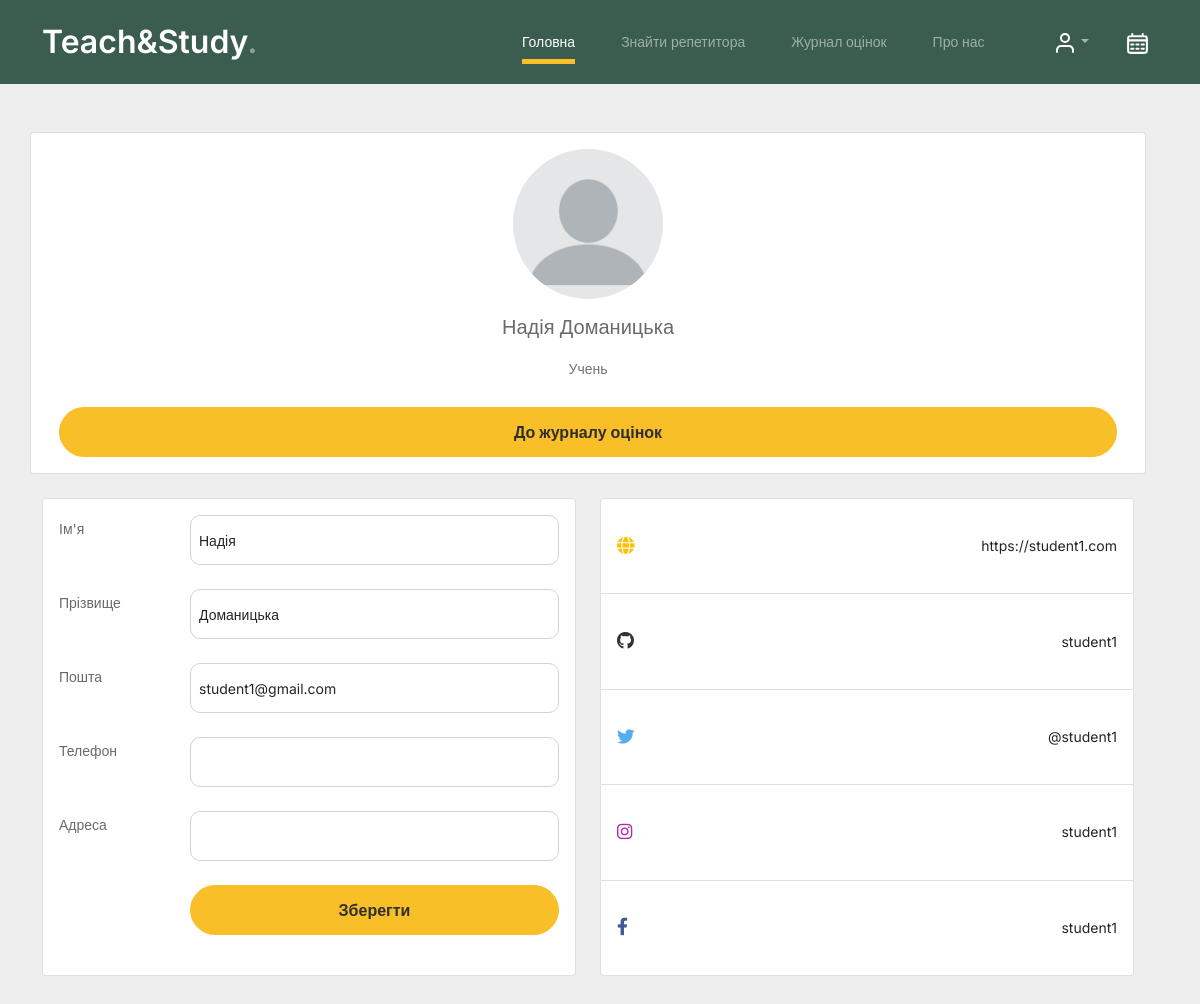
Screenshot of /profile (signed in) with the database file from the repository.
### website/models.py (models this page shows)
class User(db.Model, UserMixin):
    id = db.Column(db.Integer, primary_key=True)
    email = db.Column(db.String(150), unique=True)
    password = db.Column(db.String(150))
    first_name = db.Column(db.String(150))
    last_name = db.Column(db.String(150))
    address = db.Column(db.String(200))
    phone = db.Column(db.String(10), unique=True)
    date_added = db.Column(db.DateTime(timezone=True), default = func.now())
    is_student = db.Column(db.Boolean)
    is_tutor = db.Column(db.Boolean)
    notes = db.relationship('Note')
    student = db.relationship('Student', uselist=False, back_populates='user')
    tutor = db.relationship('Tutor', uselist=False, back_populates='user')

### website/views.py (the view, shortened to what this page needs)
@views.route('/profile', methods=['GET', 'POST'])
@login_required
def profile():
    tutor = None
    if current_user.is_tutor == True:
        tutor = Tutor.query.filter_by(user_id = current_user.id).first()
    return render_template("profile.html", user=current_user, tutor = tutor)

### website/__init__.py (called while the page is built)
def create_app():
    app = Flask(__name__)
    app.config['SECRET_KEY'] = 'hjshjhdjah kjshkjdhjs'
    app.config['SQLALCHEMY_DATABASE_URI'] = f'sqlite:///{DB_NAME}'
    db.init_app(app)
    from .views import views
    from .auth import auth
    app.register_blueprint(views, url_prefix='/')
    app.register_blueprint(auth, url_prefix='/')
    from .models import User, Note
    with app.app_context():
        db.create_all()
        print('db created')
    login_manager = LoginManager()
    login_manager.login_view = 'auth.login'
    login_manager.init_app(app)
    @login_manager.user_loader
    def load_user(id):
        return User.query.get(int(id))
    return app

### website/templates/profile.html (shortened to what this page needs)
{% extends "base.html" %} {% block title %}Профіль{% endblock %}
{% block content %}
<section style="background-color: #eee;">
    <div class="container py-5">
      <div class="row">
        <div class="row">
          <div class="card mb-4">
            <div class="card-body text-center">
              <img src="../static/images/blank-profile-picture.png" alt="avatar"
                class="rounded-circle img-fluid" style="width: 150px;">
              <h5 class="my-3">{{user.first_name}} {{user.last_name}}</h5>
              <p class="text-muted mb-1">
                {% if user.is_student == True%}
                  Учень
                {% else %}
                  Репетитор
                {% endif %}
              </p>
              {% if user.is_student %}
                <a class="btn btn-m btn-secondary" style="width: 100%;">До журналу оцінок</a>
              {% else %}
                <a class="btn btn-m btn-secondary" href="/curriculum"  style="width: 100%;" >До планів</a>
              {% endif %}
            </div>
          </div>
          </div>
        <div class="row mb-4">
              <div class="col-lg-6">
                <div class="card mb-4"style="height: 100%; width: 100%;">
                  <div class="card-body">
                  <form id="userDataForm" method="POST">
                    <div class="row form-outline mb-4">
                      <div class="col-3">
                        <label for="first_name">Ім'я</label>
                      </div>
                      <div class="col-9">
                        <input class="form-control form-control-sm" type="text" id="first_name" name="first_name" style="width: 100%;" value="{{user.first_name}}">
                      </div>
                    </div>
                    <div class="row form-outline mb-4">
                      <div class="col-3">
                        <label for="last_name">Прізвище</label>
                      </div>
                      <div class="col-9">
                        <input class="form-control form-control-sm" type="text" id="last_name" name="last_name" style="width: 100%;" value="{{user.last_name}}">
                      </div>
                    </div>
                    <div class="row form-outline mb-4">
                      <div class="col-3">
                        <label for="email">Пошта</label>
                      </div>
                      <div class="col-9">
                        <input class="form-control form-control-sm" type="text" id="email" name="email" style="width: 100%;" value="{{user.email}}">
                      </div>
                    </div>
                    <div class="row form-outline mb-4">
                      <div class="col-3">
                        <label for="phone">Телефон</label>
                      </div>
                      <div class="col-9">
                        <input class="form-control form-control-sm" type="text" id="phone" name="phone" style="width: 100%;" value="{% if user.phone != None %}{{user.phone}}{% endif %}">
                      </div>
                    </div>
                    <div class="row form-outline mb-4">
                      <div class="col-3">
                        <label for="address">Адреса</label>
                      </div>
                      <div class="col-9">
                        <input class="form-control form-control-sm" type="text" id="address" name="address" style="width: 100%;" value="{% if user.address != None %}{{user.address}}{% endif %}">
                      </div>
                    </div>
                    <div class="row justify-content-end">
                      <div class="col-9">
                        <button class="btn btn-m btn-secondary" style="width: 100%;" type="submit">Зберегти</button>
                      </div>
                    </div>
                </form>
              </div>
            </div>
          </div>
          <div class="col-lg-6">
            <div class="card mb-4 mb-lg-0" style="height: 100%; width: 100%;">
              <div class="card-body p-0">
                <ul class="list-group list-group-flush rounded-3 d-flex flex-column" style="height: 100%;">
                  <li class="list-group-item d-flex justify-content-between align-items-center p-3 flex-grow-1">
                    <p class="mb-0">https://{{user.email.split('@')[0]}}.com</p>
                  </li>
                  <li class="list-group-item d-flex justify-content-between align-items-center p-3 flex-grow-1">
                    <p class="mb-0">{{user.email.split('@')[0]}}</p>
                  </li>
                  <li class="list-group-item d-flex justify-content-between align-items-center p-3 flex-grow-1">
                    <p class="mb-0">@{{user.email.split('@')[0]}}</p>
                  </li>
                  <li class="list-group-item d-flex justify-content-between align-items-center p-3 flex-grow-1">
                    <p class="mb-0">{{user.email.split('@')[0]}}</p>
                  </li>
                  <li class="list-group-item d-flex justify-content-between align-items-center p-3 flex-grow-1">
                    <p class="mb-0">{{user.email.split('@')[0]}}</p>
                  </li>
                </ul>
              </div>
            </div>
          </div>
        </div>
      </div>
    </div>
  </section>
{% endblock %}

### website/static/css/style.css (style rules this page uses)
body { overflow-x: hidden; position: relative; }
body { font-family: "Inter", sans-serif; font-weight: 400; line-height: 28px; color: #6a6a6a; font-size: 14px; background-color: #eff2f1; }
a { text-decoration: none; -webkit-transition: .3s all ease; -o-transition: .3s all ease; transition: .3s all ease; color: #2f2f2f; text-decoration: underline; }
.btn { font-weight: 600; padding: 12px 30px; border-radius: 30px; color: #ffffff; background: #2f2f2f; border-color: #2f2f2f; }
.btn.btn-secondary { color: #2f2f2f; background: #f9bf29; border-color: #f9bf29; }
.form-control { height: 50px; border-radius: 10px; font-family: "Inter", sans-serif; }
html, body { min-height:100%; }
body { height:100vh; }

### rows the page displays
User: first_name "Надія", last_name "Доманицька", email "student1@gmail.com", email "student1"
